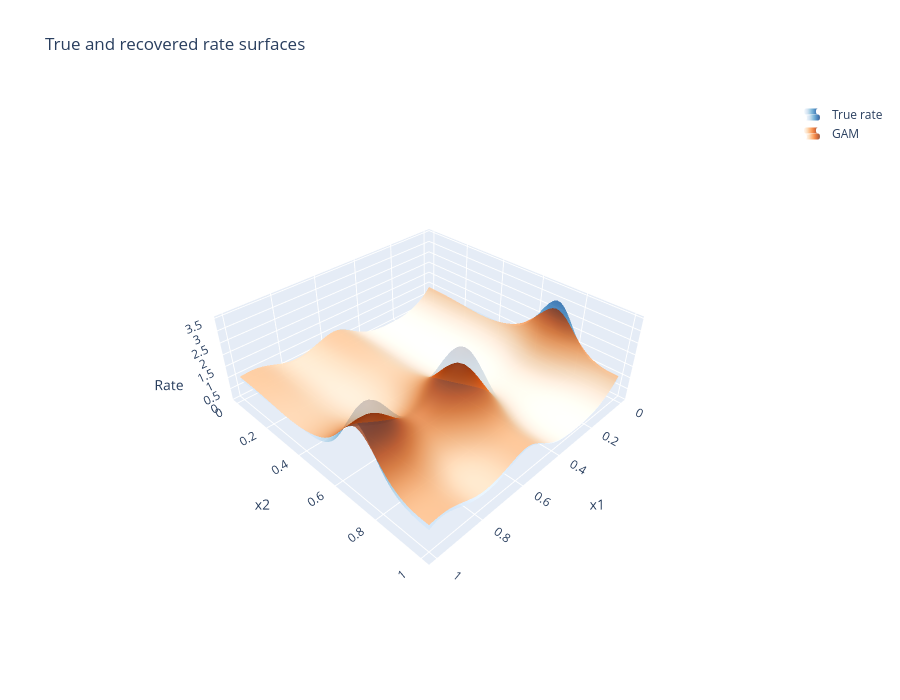

Here is the notebook cell this chart was saved with:
### Markdown cell above
In the same interactive plot:

### Code cell
fig = go.Figure()

fig.add_surface(
    x=x1_surface,
    y=x2_surface,
    z=true_rate_surface,
    colorscale="Blues",
    opacity=0.75,
    name="True rate",
    showscale=False,
    showlegend=True,
)
fig.add_surface(
    x=x1_surface,
    y=x2_surface,
    z=gam_rate_surface,
    colorscale="Oranges",
    opacity=0.75,
    name="GAM",
    showscale=False,
    showlegend=True,
)

fig.update_layout(
    title="True and recovered rate surfaces",
    scene=dict(
        xaxis_title="x1",
        yaxis_title="x2",
        zaxis_title="Rate",
        aspectmode="manual",
        aspectratio=dict(x=1, y=1, z=0.35),
    ),
    width=900,
    height=700,
)

fig.show()

### Figure 1 — Plotly figure (JSON) as saved in the notebook; plotly's stock layout.template omitted (floating-point values rounded to 4 significant figures; data arrays with more than 128 entries replaced by an {"elided": "..."} marker saying what was removed)
{"data": [{"colorscale": [[0, "rgb(247,251,255)"], [0.125, "rgb(222,235,247)"], [0.25, "rgb(198,219,239)"], [0.375, "rgb(158,202,225)"], [0.5, "rgb(107,174,214)"], [0.625, "rgb(66,146,198)"], [0.75, "rgb(33,113,181)"], [0.875, "rgb(8,81,156)"], [1, "rgb(8,48,107)"]], "name": "True rate", "opacity": 0.75, "showlegend": true, "showscale": false, "type": "surface", "x": {"elided": "60x60 float values"}, "y": {"elided": "60x60 float values"}, "z": {"elided": "60x60 float values"}}, {"colorscale": [[0, "rgb(255,245,235)"], [0.125, "rgb(254,230,206)"], [0.25, "rgb(253,208,162)"], [0.375, "rgb(253,174,107)"], [0.5, "rgb(253,141,60)"], [0.625, "rgb(241,105,19)"], [0.75, "rgb(217,72,1)"], [0.875, "rgb(166,54,3)"], [1, "rgb(127,39,4)"]], "name": "GAM", "opacity": 0.75, "showlegend": true, "showscale": false, "type": "surface", "x": {"elided": "60x60 float values"}, "y": {"elided": "60x60 float values"}, "z": {"elided": "60x60 float values"}}], "layout": {"height": 700, "scene": {"aspectmode": "manual", "aspectratio": {"x": 1, "y": 1, "z": 0.35}, "xaxis": {"title": {"text": "x1"}}, "yaxis": {"title": {"text": "x2"}}, "zaxis": {"title": {"text": "Rate"}}}, "title": {"text": "True and recovered rate surfaces"}, "width": 900}}
